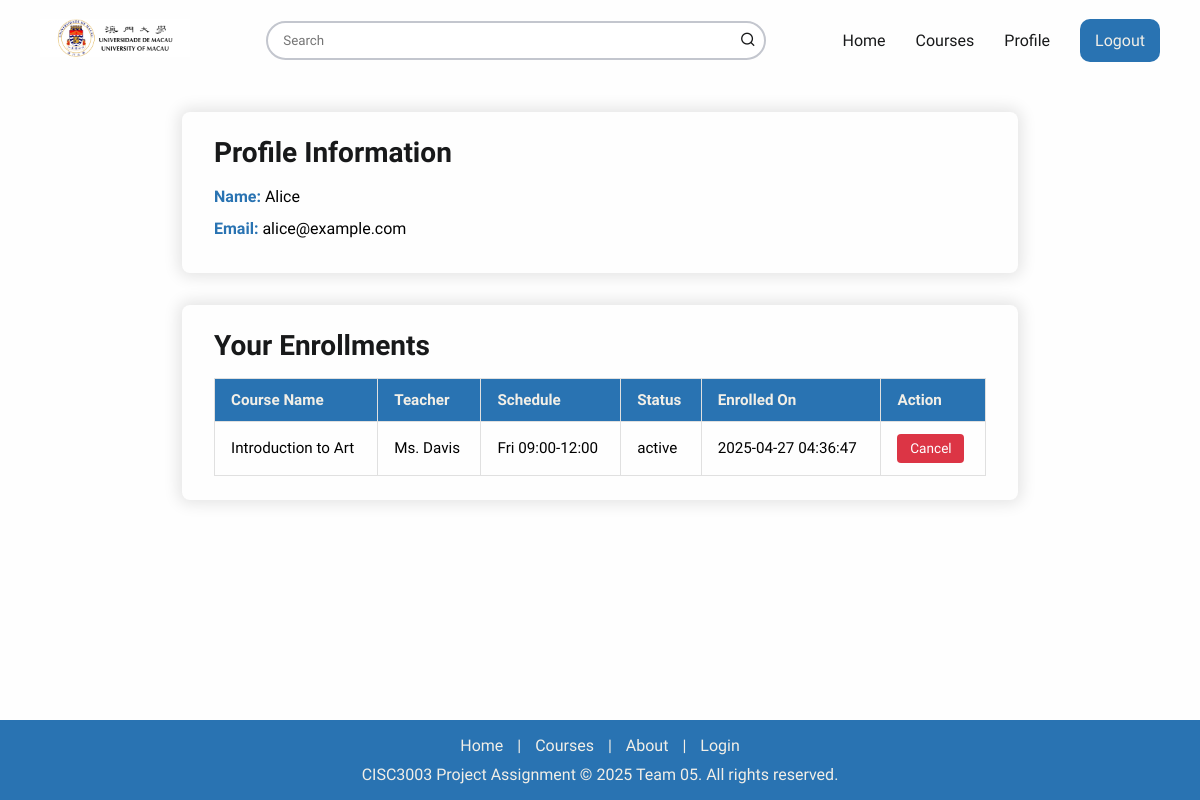
Page /views/user/profile.php (signed in) on the committed database.
### tables this page shows
CREATE TABLE
    IF NOT EXISTS enrollments (
        enrollmentID INT AUTO_INCREMENT PRIMARY KEY,
        userID INT NOT NULL COMMENT 'FK -> users.userID',
        course_id INT NOT NULL COMMENT 'FK -> courses.course_id',
        status ENUM('pending', 'active', 'finished') NOT NULL DEFAULT 'pending',
         
         
        createdAt DATETIME NOT NULL DEFAULT CURRENT_TIMESTAMP,
         
         
        CONSTRAINT fk_enroll_user FOREIGN KEY (userID) REFERENCES users (userID) ON DELETE CASCADE ON UPDATE CASCADE,
        CONSTRAINT fk_enroll_course FOREIGN KEY (course_id) REFERENCES courses (course_id) ON DELETE CASCADE ON UPDATE CASCADE
    );

CREATE TABLE
    IF NOT EXISTS courses (
        course_id INT AUTO_INCREMENT PRIMARY KEY,
        course_code VARCHAR(50) UNIQUE NOT NULL,
        course_name VARCHAR(100) NOT NULL,
        teacher VARCHAR(100) NOT NULL,
        schedule VARCHAR(100) NOT NULL,
        created_at TIMESTAMP DEFAULT CURRENT_TIMESTAMP
    );

### config/Database.php (called while the page is built, shortened)
<?php
class Database {
    private PDO $dbh;
    private PDOStatement $stmt;
    public function __construct() {
        $this->host     = $_ENV['DB_HOST']     ?? '127.0.0.1';
        $this->user     = $_ENV['DB_USER']     ?? 'root';
        $this->password = $_ENV['DB_PASSWORD'] ?? '';
        $this->dbname   = $_ENV['DB_NAME']     ?? 'course_enrollment';
        $this->charset  = $_ENV['DB_CHARSET']  ?? 'utf8mb4';
        $dsn = "mysql:host={$this->host};dbname={$this->dbname};charset={$this->charset}";
        $options = [
            PDO::ATTR_PERSISTENT         => true,
            PDO::ATTR_ERRMODE            => PDO::ERRMODE_EXCEPTION,
            PDO::ATTR_DEFAULT_FETCH_MODE => PDO::FETCH_OBJ
        ];
        try {
            $this->dbh = new PDO($dsn, $this->user, $this->password, $options);
        } catch (PDOException $e) {
            die("Database connection failed: " . $e->getMessage());
        }
    }
    public function query(string $sql): void {
        $this->stmt = $this->dbh->prepare($sql);
    }
    public function bind(string $param, $value, $type = null): void {
        if (is_null($type)) {
            switch (true) {
                case is_int($value):
                    $type = PDO::PARAM_INT;
                    break;
            }
        }
        $this->stmt->bindValue($param, $value, $type);
    }
    public function execute(): bool {
        return $this->stmt->execute();
    }
    public function resultSet(): array {
        $this->execute();
        return $this->stmt->fetchAll(PDO::FETCH_OBJ);
    }
}

### models/Enrollment.php (called while the page is built, shortened)
<?php
require_once __DIR__ . '/../config/Database.php';
class Enrollment {
    private $db;
    public function __construct() {
        $this->db = new Database();
    }
    public function getEnrollmentsByUser(int $userID): array {
        $this->db->query('
            SELECT e.*, c.course_id, c.course_code, c.course_name, c.teacher, c.schedule
            FROM enrollments e
            JOIN courses c ON e.course_id = c.course_id
            WHERE e.userID = :uid
            ORDER BY e.enrollmentID DESC
        ');
        $this->db->bind(':uid', $userID);
        $enrollments = $this->db->resultSet();
        return $enrollments;
    }
}

### views/user/profile.php (the view, shortened to what this page needs)
<?php
require_once __DIR__ . '/../../models/Enrollment.php';
$userID  = (int)($_SESSION['userID']   ?? 0);
$enrollmentModel = new Enrollment();
$records = $enrollmentModel->getEnrollmentsByUser($userID);
$heading = 'Your Enrollments';
require_once __DIR__ . '/../layouts/header.php';
?>
<main class="profile-page">
    <section class="profile-info">
        <h2>Profile Information</h2>
        <p><strong>Name: </strong><?= htmlspecialchars(ucwords($_SESSION['username'])) ?></p>
        <p><strong>Email:</strong> <?= htmlspecialchars($_SESSION['email']) ?></p>
    </section>
    <section class="records">
        <h2><?= $heading ?></h2>
        <?php if (!empty($records) && $_SESSION['roleID'] == 3): ?>
            <div class="table-wrapper">
                <table class="enrollment-table">
                    <thead>
                        <tr>
                            <th>Course Name</th>
                            <th>Teacher</th>
                            <th>Schedule</th>
                            <th>Status</th>
                            <th>Enrolled On</th>
                            <th>Action</th>
                        </tr>
                    </thead>
                    <tbody>
                        <?php foreach ($records as $r): ?>
                            <tr>
                                <td><?= htmlspecialchars($r->course_name) ?></td>
                                <td><?= htmlspecialchars($r->teacher) ?></td>
                                <td><?= htmlspecialchars($r->schedule) ?></td>
                                <td><?= htmlspecialchars($r->status) ?></td>
                                <td><?= htmlspecialchars($r->createdAt) ?></td>
                                <td>
                                    <form action="/CISC3003-ProjectAssignment/controllers/Enrollments_users.php" method="post">
                                        <button type="submit" class="cancel-btn" onclick="return confirm('Are you sure to cancel the enrollment?');">Cancel</button>
                                    </form>
                                </td>
                            </tr>
                        <?php endforeach; ?>
                    </tbody>
                </table>
            </div>
        <?php else: ?>
            <p>No Enrollment found.</p>
        <?php endif; ?>
    </section>
</main>
<?php require_once __DIR__ . '/../layouts/footer.php'; ?>

### views/layouts/header.php (shortened to what this page needs)
<!DOCTYPE html>
<html lang="en">
<head>
    <link href="https://cdn.jsdelivr.net/npm/remixicon@4.5.0/fonts/remixicon.css" rel="stylesheet">
    <link rel="stylesheet" href="/CISC3003-ProjectAssignment/public/css/style.css">
</head>
<body>
    <header>
        <span class="nav-logo">
            <a href="/CISC3003-ProjectAssignment/index.php">
                <img src="/CISC3003-ProjectAssignment/public/images/UMLogo.png" alt="Logo" draggable="false">
            </a>
        </span>
        <div class="nav-search">
            <form id="search-form" action="/CISC3003-ProjectAssignment/views/search/index.php" method="get">
                <input type="text" name="q" id="nav-course-search" placeholder="Search"
                    value="<?php echo isset($_GET['q']) ? htmlspecialchars($_GET['q']) : ''; ?>">
                <i class="ri-search-line" onclick="document.getElementById('search-form').submit();"></i>
            </form>
        </div>
        <ul class="nav-links">
            <li><a href="/CISC3003-ProjectAssignment/index.php" class="nav-link">Home</a></li>
            <li><a href="/CISC3003-ProjectAssignment/views/course/" class="nav-link">Courses</a></li>
            <?php if (isset($_SESSION['userID'])): ?>
                <li><a href="/CISC3003-ProjectAssignment/views/user/profile.php" class="nav-link">Profile</a></li>
                <li><a href="/CISC3003-ProjectAssignment/controllers/Users.php?q=logout" class="nav-btn">Logout</a></li>
            <?php else: ?>
                <li><a href="/CISC3003-ProjectAssignment/views/user/login.php" class="nav-link">Login</a></li>
            <?php endif; ?>
        </ul>
    </header>

### views/layouts/footer.php (shortened to what this page needs)
    <footer>
        <nav class="footer-links">
            <a href="/CISC3003-ProjectAssignment/index.php">Home</a> |
            <a href="/CISC3003-ProjectAssignment/views/course/index.php">Courses</a> |
            <a href="/CISC3003-ProjectAssignment/views/about.php">About</a> |
            <a href="/CISC3003-ProjectAssignment/views/user/login.php">Login</a>
        </nav>
        <div>
            CISC3003 Project Assignment &copy; <?php echo date('Y'); ?> Team 05. All rights reserved.
        </div>
    </footer>
</body>
</html>

### public/css/style.css (style rules this page uses)
:root { --primary-bg-color: #FEFEFE; --second-bg-color: #F2EFE7; --primary-text-color: #18191A; --second-text-color: #F2EFE7; --btn-color: #2973B2; --btn-hover: all 0.4s ease; --form-shadow: 0px 0px 15px 4px rgba(0, 0, 0, 0.1); ; }
* { margin: 0; padding: 0; box-sizing: border-box; font-family: 'Sansation', sans-serif; }
body { min-height: 100dvh; font-size: 1rem; background-color: var(--primary-bg-color); }
header { position: fixed; width: 100%; height: 80px; background-color: var(--primary-bg-color); display: flex; align-items: center; justify-content: space-between; padding: 0 40px; gap: 40px; z-index: 999; }
a { text-decoration: none; color: var(--primary-text-color); }
.nav-logo { margin-right: auto; }
.nav-logo a img { width: 150px; }
.nav-search { position: relative; margin-right: auto; }
.nav-search input { border: 2px solid #c3c6ce; outline: none; width: 500px; padding: 10px 15px; border-radius: 20px; transition: 0.3s; }
.nav-search i { position: absolute; align-items: center; right: 0; top: 0; padding: 10px; border-radius: 50%; color: #18191A; cursor: pointer; transition: var(--btn-hover); }
.nav-links { list-style: none; display: flex; align-items: center; justify-content: center; gap: 30px; }
.nav-links li { position: relative; }
.nav-link { position: relative; padding-bottom: 5px; transition: var(--btn-hover); cursor: pointer; }
.nav-link::after { content: ''; position: absolute; bottom: 0; left: 0; width: 0; height: 3px; background: linear-gradient(to right, var(--btn-color), var(--primary-text-color)); transition: var(--btn-hover); border-radius: 1.5px; }
.nav-btn { background-color: var(--btn-color); color: var(--second-text-color); padding: 12px 15px; border-radius: 10px; transition: var(--btn-hover); }
main { position: relative; top: 80px; padding: 40px; min-height: calc(100dvh - 160px); }
.profile-page { padding: 2rem; max-width: 900px; margin: 0 auto; }
.profile-page .profile-info { background: var(--primary-bg-color); border-radius: 8px; box-shadow: var(--form-shadow); padding: 1.5rem 2rem; margin-bottom: 2rem; }
.profile-page .profile-info h2 { margin-bottom: 1rem; color: var(--primary-text-color); font-size: 1.75rem; }
.profile-page .profile-info p { font-size: 1rem; line-height: 1.5; margin-bottom: 0.5rem; }
.profile-page .profile-info p strong { color: var(--btn-color); }
.profile-page .records { background: var(--primary-bg-color); border-radius: 8px; box-shadow: var(--form-shadow); padding: 1.5rem 2rem; }
.profile-page .records h2 { margin-bottom: 1rem; color: var(--primary-text-color); font-size: 1.75rem; }
.profile-page .records .table-wrapper { overflow-x: auto; -webkit-overflow-scrolling: touch; margin-top: 1rem; }
.profile-page table { width: 100%; border-collapse: collapse; }
.profile-page th, .profile-page td { padding: 0.75rem 1rem; border: 1px solid #e0e0e0; text-align: left; font-size: 0.95rem; }
.profile-page thead { background-color: #2973B2; }
.profile-page th { font-weight: 600; color: var(--second-text-color); }
.profile-page .cancel-btn { background: #dc3545; color: #fff; border: none; padding: 0.4rem 0.8rem; border-radius: 4px; font-size: 0.85rem; cursor: pointer; transition: var(--btn-hover); }
footer { position: relative; width: 100%; top: 80px; height: fit-content; min-height: 80px; padding: 10px; gap: 10px; text-align: center; display: flex; flex-direction: column; align-items: center; justify-content: center; background-color: #2973B2; color: var(--second-text-color); }
footer .footer-links a { padding: 10px; color: var(--second-text-color); }

### rows in the picture
enrollments: course.course_name "Introduction to Art", course.teacher "Ms. Davis", course.schedule "Fri 09:00-12:00", status "active", createdAt "2025-04-27 04:36:47"

### other values in the picture
$_SESSION['username'] "Alice"
$_SESSION['email'] "alice@example.com"
$heading "Your Enrollments"
